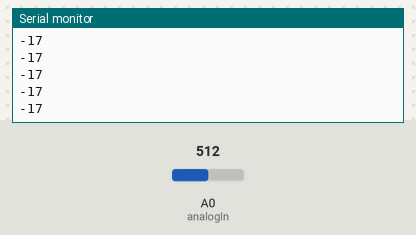
The sketch below on a simulated Arduino Uno, built with avr-gcc and run on an emulated ATmega328P. Parts: the last lines printed to the serial monitor. The inputs (shaded band) are chosen by the test bench; at power-on: A0 (analogIn) = 512.

Above: at 1.2 s.
1.3 s: A0 (analogIn) set to 716
At 1.31 s:
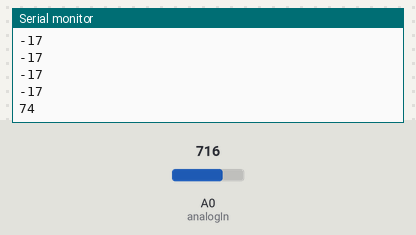
2.8 s: A0 (analogIn) set to 900
At 2.81 s:
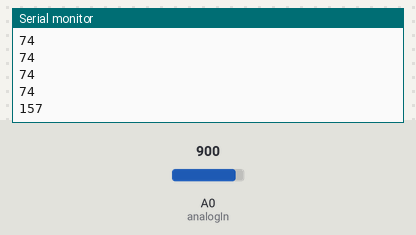
Timing chart, 0 to 5.8 s (numbered marks = the images above; inputs shaded):
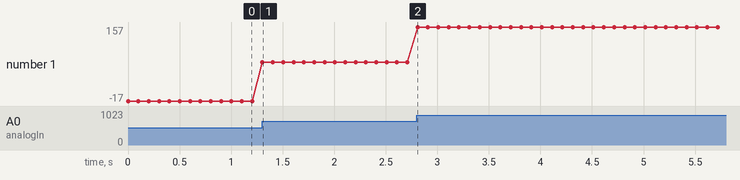

Measured:
- after the input at 1.3 s, the serial monitor: prints a new line at once (image 1)
- after the input at 2.8 s, the serial monitor: prints a new line at once (image 2)
- plotted number 1: -17 → 74 after the input at 1.3 s, 74 → 157 after the input at 2.8 s

The sketch:

testMaya1.ino
```cpp
#define analogIn 0

void setup()
{
  Serial.begin(9600);
}

int val = 0;
int degrees = 0;
void loop()
{
  val = analogRead( analogIn );
  degrees = map(val, 550, 750, 0, 90);
  Serial.println( degrees );
  delay(100);
}
```
